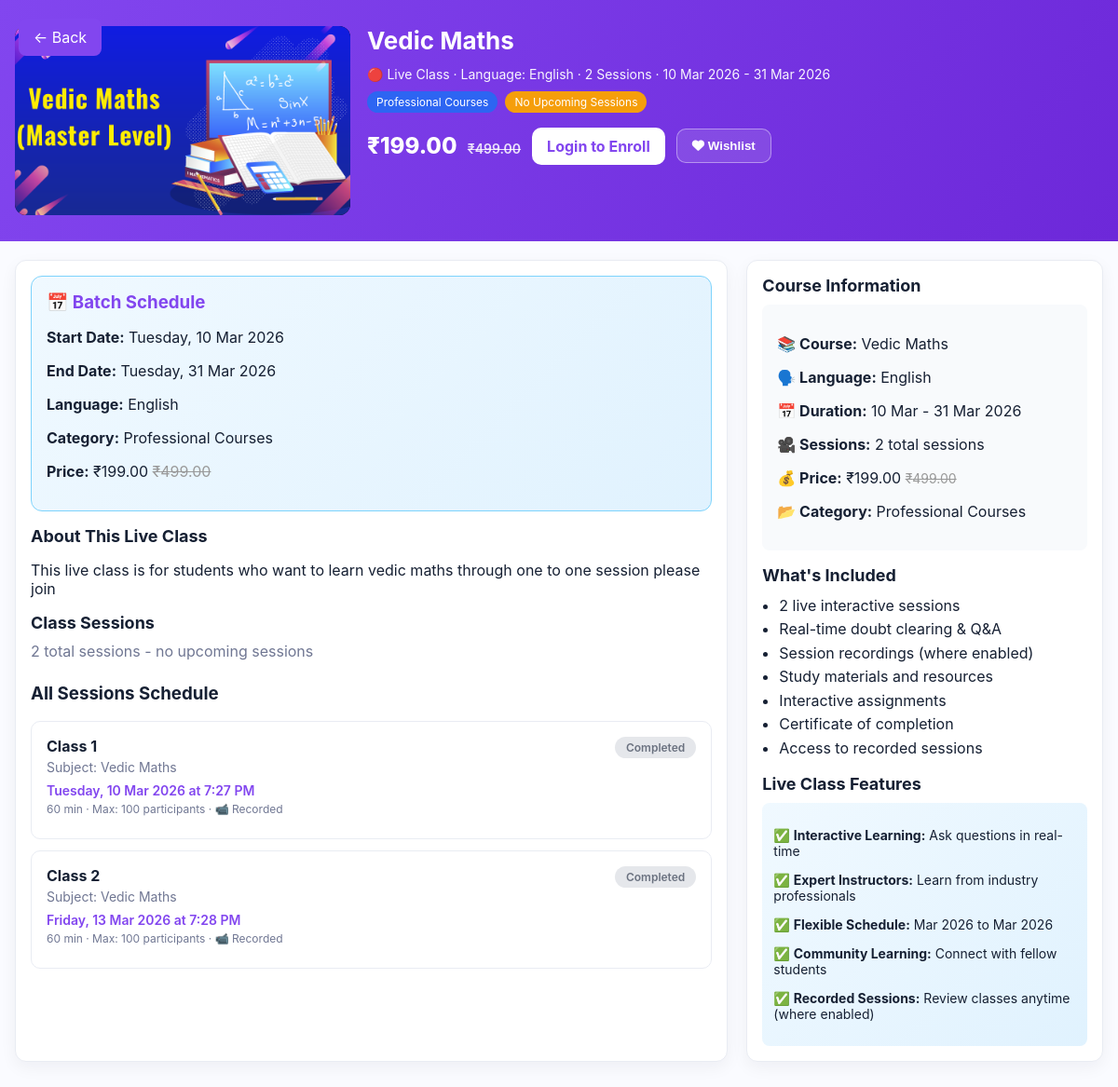
Screenshot of /live-class/134/ with the database file from the repository.
### live_class/models.py (models this page shows, shortened)
class LiveClassCourse(models.Model):
    name = models.CharField(max_length=220, unique=True)
    language = models.CharField(max_length=64)
    original_price = models.DecimalField(max_digits=10, decimal_places=2)
    current_price = models.DecimalField(max_digits=10, decimal_places=2)
    is_free = models.BooleanField(default=False, help_text="Check if this is a free course")
    banner_image_desktop = models.ImageField(upload_to='live_courses/banner_desktop/', blank=True, null=True)
    banner_image_mobile = models.ImageField(upload_to='live_courses/banner_mobile/', blank=True, null=True)
    start_date = models.DateField()
    end_date = models.DateField()
    about = models.TextField(blank=True)
    category = models.ForeignKey(
        Category,
        on_delete=models.SET_NULL,
        null=True,
        blank=True,
        related_name='live_class_courses',
        verbose_name='Category'
    )
    is_active = models.BooleanField(default=True)
    created_at = models.DateTimeField(auto_now_add=True)
    class Meta:
        ordering = ['-created_at']

class LiveClassSession(models.Model):
    course = models.ForeignKey(
        LiveClassCourse,
        on_delete=models.CASCADE,
        related_name='sessions'
    )
    class_name = models.CharField(max_length=200)
    subject = models.CharField(max_length=200, blank=True, null=True)
    scheduled_datetime = models.DateTimeField()
    duration_minutes = models.PositiveIntegerField(default=60)
    max_participants = models.PositiveIntegerField(default=100)
    is_free = models.BooleanField(default=False, help_text="Override course pricing for this session")
    enable_auto_recording = models.BooleanField(default=False)
    created_at = models.DateTimeField(auto_now_add=True)
    class Meta:
        ordering = ['scheduled_datetime']

### video_courses/models.py (models this page shows, shortened)
class TimestampedModel(models.Model):
    created_at = models.DateTimeField(auto_now_add=True)
    updated_at = models.DateTimeField(auto_now=True)
    class Meta:
        abstract = True

class Category(TimestampedModel):
    name = models.CharField(max_length=120, unique=True)
    slug = models.SlugField(max_length=140, unique=True, blank=True)
    description = models.TextField(blank=True)
    class Meta:
        ordering = ["name"]

### base/views.py (the view, shortened to what this page needs)
# urls.py: path("live-class/<int:pk>/", views.live_class_detail, name="live_class_detail"),
def live_class_detail(request, pk):
    try:
        now = timezone.now()
        course = LiveClassCourse.objects.prefetch_related('sessions').get(
            pk=pk,
            is_active=True
        )
        if course.is_free:
            course.original_price_display = "0.00"
            course.current_price_display = "FREE"
        else:
            course.original_price_display = f"₹{course.original_price:.2f}"
            course.current_price_display = f"₹{course.current_price:.2f}"
        next_sessions = [s for s in course.sessions.all() if s.scheduled_datetime >= now]
        course.next_sessions = sorted(next_sessions, key=lambda s: s.scheduled_datetime)[:10]
        all_sessions = course.sessions.all().order_by('scheduled_datetime')
        total_sessions = all_sessions.count()
        free_sessions = all_sessions.filter(is_free=True).count()
        context = {
            'course': course,
            'next_sessions': course.next_sessions,
            'all_sessions': all_sessions,
            'total_sessions': total_sessions,
            'free_sessions': free_sessions,
            'now': now,
            'is_purchased': False,  # Default: user hasn't purchased
        }
        return render(request, 'live_class_detail.html', context)
    except LiveClassCourse.DoesNotExist:
        raise Http404("Live class not found")

### adminpanel/context_processors.py (called while the page is built)
def navbar_settings(request):
    try:
        settings = NavbarSettings.objects.filter(is_active=True).first()
        if not settings:
            settings = NavbarSettings.objects.create()
        return {'navbar_settings': settings}
    except Exception as e:
        print(f"Error in navbar_settings context processor: {e}")
        return {'navbar_settings': None}

def footer_settings(request):
    try:
        settings = FooterSettings.objects.filter(is_active=True).first()
        footer_links = FooterLink.objects.filter(is_active=True)
        footer_legal_links = FooterLegalLink.objects.filter(is_active=True)
        if not settings:
            settings = FooterSettings.objects.create()
        return {
            'footer_settings': settings,
            'footer_links': footer_links,
            'footer_legal_links': footer_legal_links,
        }
    except Exception as e:
        print(f"Error in footer_settings context processor: {e}")
        return {
            'footer_settings': None,
            'footer_links': [],
            'footer_legal_links': [],
        }

### video_courses/context_processors.py (called while the page is built)
def categories_context(request):
    categories = Category.objects.all()
    return {
        'navbar_categories': categories
    }

### base/templates/live_class_detail.html (shortened to what this page needs)
{% load static %}
<!DOCTYPE html>
<html lang="en">
<head>
    <link rel="stylesheet" href="https://cdnjs.cloudflare.com/ajax/libs/font-awesome/6.0.0/css/all.min.css">
</head>
<body>
<a href="javascript:history.back()" class="back-btn">← Back</a>
<section class="course-header">
    <div class="container">
        <div class="thumb">
            <img src="{% if course.banner_image_desktop %}{{ course.banner_image_desktop.url }}{% else %}{% static 'img/default-live-course.jpg' %}{% endif %}" alt="{{ course.name }}">
        </div>
        <div class="details">
            <h1>{{ course.name }}</h1>
            <div class="meta">🔴 Live Class · Language: {{ course.language }} · {{ total_sessions }} Session{{ total_sessions|pluralize }} · {{ course.start_date|date:"d M Y" }} - {{ course.end_date|date:"d M Y" }}</div>
            <div class="badges">
                {% if course.category %}
                    <span class="badge badge-category">{{ course.category.name }}</span>
                {% endif %}
                {% if next_sessions %}
                    <span class="badge badge-live">{{ next_sessions|length }} Upcoming Session{{ next_sessions|length|pluralize }}</span>
                {% else %}
                    <span class="badge badge-upcoming">No Upcoming Sessions</span>
                {% endif %}
            </div>
            <div class="price-actions">
                <div class="price">
                    {% if course.is_free %}
                        <span class="free-text">FREE</span>
                    {% else %}
                        <span class="now">₹{{ course.current_price }}</span>
                        {% if course.original_price != course.current_price %}
                            <span class="old">₹{{ course.original_price }}</span>
                        {% endif %}
                    {% endif %}
                </div>
                {% if user.is_authenticated %}
                    {% if is_purchased %}
                        <button class="buy-btn" style="background: linear-gradient(135deg, #3b82f6, #2563eb); pointer-events: none;">
                            <i class="fa fa-check"></i> Already Enrolled
                        </button>
                    {% else %}
                        <button class="buy-btn" id="enrollBtn" onclick="handleEnrollClick(event)">
                            {% if course.is_free %}
                                Enroll Free
                            {% else %}
                                Enroll Now
                            {% endif %}
                        </button>
                    {% endif %}
                {% else %}
                    <a href="{% url 'login' %}" class="buy-btn" style="text-decoration: none;">
                        Login to Enroll
                    </a>
                {% endif %}
                <button class="add-btn" onclick="addToWishlist(event)">
                    <i class="fa fa-heart"></i> Wishlist
                </button>
            </div>
        </div>
    </div>
</section>
<section class="course-container">
    <div class="panel">
        <div class="schedule-info">
            <h3>📅 Batch Schedule</h3>
            <p><strong>Start Date:</strong> {{ course.start_date|date:"l, d M Y" }}</p>
            <p><strong>End Date:</strong> {{ course.end_date|date:"l, d M Y" }}</p>
            <p><strong>Language:</strong> {{ course.language }}</p>
            {% if course.category %}
                <p><strong>Category:</strong> {{ course.category.name }}</p>
            {% endif %}
            {% if course.is_free %}
                <p><strong>Price:</strong> <span style="color: var(--free-accent); font-weight: 700; font-size: 18px;">FREE</span></p>
            {% else %}
                <p><strong>Price:</strong> ₹{{ course.current_price }}{% if course.original_price != course.current_price %} <span style="text-decoration: line-through; color: #999;">₹{{ course.original_price }}</span>{% endif %}</p>
            {% endif %}
        </div>
        <h2>About This Live Class</h2>
        <p class="desc">
            {% if course.about %}
                {{ course.about|linebreaks }}
            {% else %}
                This comprehensive live class will guide you through interactive learning sessions with our expert educators. Join live sessions, ask questions in real-time, and learn with fellow students.
            {% endif %}
        </p>
        <h2 style="margin-top:16px;">Class Sessions</h2>
        <p class="muted" style="margin-top:0;">
            {% if next_sessions %}
                {{ next_sessions|length }} upcoming session{{ next_sessions|length|pluralize }} out of {{ total_sessions }} total
            {% else %}
                {{ total_sessions }} total session{{ total_sessions|pluralize }} - no upcoming sessions
            {% endif %}
        </p>
        {% if all_sessions %}
            <h3 style="margin-top:24px;">All Sessions Schedule</h3>
            <div class="sessions-grid">
                {% for session in all_sessions %}
                    <div class="session-card">
                        <div class="session-header">
                            <div class="session-info">
                                <h4>{{ session.class_name }}</h4>
                                {% if session.subject %}
                                    <div class="session-subject">Subject: {{ session.subject }}</div>
                                {% endif %}
                                <div class="session-datetime">
                                    {{ session.scheduled_datetime|date:"l, d M Y" }} at {{ session.scheduled_datetime|time:"g:i A" }}
                                </div>
                                <div class="session-duration">
                                    {{ session.duration_minutes }} min · Max: {{ session.max_participants }} participants
                                    {% if session.enable_auto_recording %} · 📹 Recorded{% endif %}
                                </div>
                            </div>
                            <div>
                                {% if session.is_free or course.is_free %}
                                    <div class="session-status status-free">Free</div>
                                {% elif session.scheduled_datetime > now %}
                                    <div class="session-status status-upcoming">Upcoming</div>
                                {% else %}
                                    <div class="session-status status-completed">Completed</div>
                                {% endif %}
                            </div>
                        </div>
                    </div>
                {% endfor %}
            </div>
        {% else %}
            <p class="muted">No sessions scheduled for this course yet.</p>
        {% endif %}
    </div>
    <aside class="panel">
        <h2>Course Information</h2>
        <div style="background: #f8fafc; padding: 16px; border-radius: 8px; margin-bottom: 16px;">
            <p><strong>📚 Course:</strong> {{ course.name }}</p>
            <p><strong>🗣️ Language:</strong> {{ course.language }}</p>
            <p><strong>📅 Duration:</strong> {{ course.start_date|date:"d M" }} - {{ course.end_date|date:"d M Y" }}</p>
            <p><strong>🎥 Sessions:</strong> {{ total_sessions }} total session{{ total_sessions|pluralize }}</p>
            {% if course.is_free %}
                <p><strong>💰 Price:</strong> <span style="color: var(--free-accent); font-weight: 700; font-size: 18px;">FREE</span></p>
            {% else %}
                <p><strong>💰 Price:</strong> ₹{{ course.current_price }}{% if course.original_price != course.current_price %} <span style="text-decoration: line-through; color: #999; font-size: 14px;">₹{{ course.original_price }}</span>{% endif %}</p>
            {% endif %}
            {% if course.category %}
                <p><strong>📂 Category:</strong> {{ course.category.name }}</p>
            {% endif %}
        </div>
        <h2>What's Included</h2>
        <ul style="padding-left:18px; line-height:1.6; margin:0;">
            <li>{{ total_sessions }} live interactive session{{ total_sessions|pluralize }}</li>
            <li>Real-time doubt clearing & Q&A</li>
            <li>Session recordings (where enabled)</li>
            <li>Study materials and resources</li>
            <li>Interactive assignments</li>
            <li>Certificate of completion</li>
            <li>Access to recorded sessions</li>
        </ul>
        <h2 style="margin-top:14px;">Live Class Features</h2>
        <div style="background: linear-gradient(135deg, {% if course.is_free %}#d1fae5, #a7f3d0{% else %}#f0f9ff, #e0f2fe{% endif %}); padding: 12px; border-radius: 8px; font-size: 14px;">
            <p>✅ <strong>Interactive Learning:</strong> Ask questions in real-time</p>
            <p>✅ <strong>Expert Instructors:</strong> Learn from industry professionals</p>
            <p>✅ <strong>Flexible Schedule:</strong> {{ course.start_date|date:"M Y" }} to {{ course.end_date|date:"M Y" }}</p>
            <p>✅ <strong>Community Learning:</strong> Connect with fellow students</p>
            <p>✅ <strong>Recorded Sessions:</strong> Review classes anytime (where enabled)</p>
        </div>
    </aside>
</section>
</body>
</html>

### rows the page displays
LiveClassCourse: banner_image_desktop (picture), name "Vedic Maths", language "English", start_date "10 Mar 2026", end_date "31 Mar 2026", category.name "Professional Courses", current_price "199.00", original_price "499.00", start_date "Tuesday, 10 Mar 2026", end_date "Tuesday, 31 Mar 2026", about "This live class is for students who want to learn vedic maths through one to one session please join", start_date "10 Mar", start_date "Mar 2026", end_date "Mar 2026"
LiveClassSession: class_name "Class 1", subject "Vedic Maths", scheduled_datetime "Tuesday, 10 Mar 2026", scheduled_datetime "7:27 PM", duration_minutes "60", max_participants "100", enable_auto_recording "· 📹 Recorded", is_free "Completed"
LiveClassSession: class_name "Class 2", subject "Vedic Maths", scheduled_datetime "Friday, 13 Mar 2026", scheduled_datetime "7:28 PM", duration_minutes "60", max_participants "100", enable_auto_recording "· 📹 Recorded", is_free "Completed"

### other values shown
{{ total_sessions }} "2"
